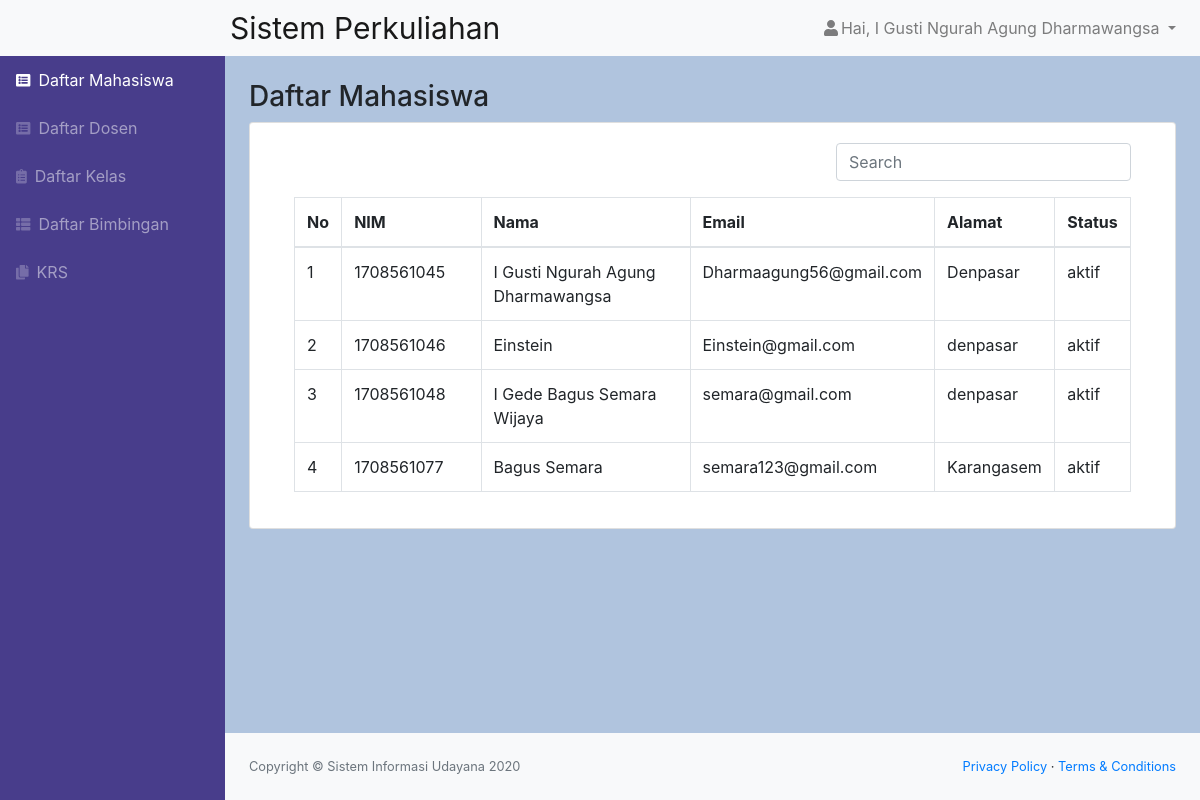
/mahasiswa.php (signed in), run on the app's committed database.
### tables this page shows
CREATE TABLE `mahasiswa` (
  `id_mahasiswa` int(11) NOT NULL,
  `role` char(1) NOT NULL,
  `nim` char(10) NOT NULL,
  `nama` varchar(50) NOT NULL,
  `email` varchar(50) NOT NULL,
  `alamat` varchar(50) NOT NULL,
  `tanggal_lahir` date NOT NULL,
  `status` varchar(20) NOT NULL,
  `password` varchar(300) NOT NULL
);

### mahasiswa.php (the view, shortened to what this page needs)
<?php
    include "function.php";
    $queryMahasiswa = mysqli_query($koneksi, "SELECT * FROM mahasiswa ORDER BY nim asc");
    $nama = $_SESSION['nama'];
    $role = $_SESSION['role'];
?>
<!DOCTYPE html>
<html lang="en">
    <head>
        <link href="css/styles.css" rel="stylesheet" />
        <link href="https://cdn.datatables.net/1.10.20/css/dataTables.bootstrap4.min.css" rel="stylesheet" />
    </head>
    <body class="sb-nav-fixed">
        <nav class="sb-topnav navbar navbar-expand navbar-light bg-light">
            <a class="navbar-brand" href="index.html" style="padding-left: 230px; font-size: 30px;">Sistem Perkuliahan</a>
            <ul class="navbar-nav ml-auto">
                <li class="nav-item dropdown">
                    <a class="nav-link dropdown-toggle" id="userDropdown" href="#" role="button" data-toggle="dropdown" aria-haspopup="true" aria-expanded="false"><i class="fas fa-user fa-fw"></i>Hai, <?= $nama; ?> </a>
                </li>
            </ul>
        </nav>
        <div id="layoutSidenav">
            <div id="layoutSidenav_nav">
                <nav class="sb-sidenav accordion sb-sidenav-dark" id="sidenavAccordion">
                    <div class="sb-sidenav-menu">
                        <div class="nav">
                            <a class="nav-link active" href="mahasiswa.php"
                                ><div class="sb-nav-link-icon"><i class="fas fa-list-alt"></i></div>
                                Daftar Mahasiswa</a
                            >
                            <a class="nav-link" href="dosen.php"
                                ><div class="sb-nav-link-icon"><i class="fas fa-list-alt"></i></div>
                                Daftar Dosen</a
                            >
                            <a class="nav-link" href="kelas.php"
                                ><div class="sb-nav-link-icon"><i class="fas fa-clipboard-list"></i></div>
                                Daftar Kelas</a
                            >
                            <a class="nav-link" href="bimbingan.php"
                                ><div class="sb-nav-link-icon"><i class="fas fa-th-list"></i></div>
                                Daftar Bimbingan</a
                            >
                            <?php if($role == "1") { ?>
                            <a class="nav-link" href="krs.php"
                                ><div class="sb-nav-link-icon"><i class="fas fa-copy"></i></div>
                                KRS</a>
                            <?php } ?>
                        </div>
                    </div>
                </nav>
            </div>
            <div id="layoutSidenav_content">
                <main>
                    <div class="container-fluid">
                        <h3 class="mt-4">Daftar Mahasiswa</h3>
                        <div class="card mb-4">
                            <div class="card-body">
                                <div class="table-responsive">
                                    <form action="" method="POST" >
                                        <input class="form-control col-sm-4 mb-3 ml-auto mr-4 keyword" type="text" placeholder="Search" aria-label="Search" name="keyword" autofocus autocomplete="off">
                                    </form>
                                    <div class="container">
                                        <table class="table table-bordered" id="dataTable" width="100%" cellspacing="0">
                                            <thead>
                                                <tr>
                                                    <th>No</th>
                                                    <th class="col-sm-2">NIM</th>
                                                    <th class="col-sm-3">Nama</th>
                                                    <th class="col-sm-3">Email</th>
                                                    <th>Alamat</th>
                                                    <th>Status</th>
                                                </tr>
                                            </thead>
                                            <?php $i=1;
                                            foreach ($queryMahasiswa as $data) : ?>
                                                <tr>
                                                    <td><?= $i++; ?></td>
                                                    <td><?= $data['nim']; ?></td>
                                                    <td><?= $data['nama']; ?></td>
                                                    <td><?= $data['email']; ?></td>
                                                    <td><?= $data['alamat']; ?></td>
                                                    <td><?= $data['status']; ?></td>
                                                </tr>
                                                <?php endforeach; ?>
                                        </table>
                                    </div>
                                </div>
                            </div>
                        </div>
                    </div>
                </main>
                <footer class="py-4 bg-light mt-auto">
                    <div class="container-fluid">
                        <div class="d-flex align-items-center justify-content-between small">
                            <div class="text-muted">Copyright &copy; Sistem Informasi Udayana 2020</div>
                            <div>
                                <a href="#">Privacy Policy</a>
                                &middot;
                                <a href="#">Terms &amp; Conditions</a>
                            </div>
                        </div>
                    </div>
                </footer>
            </div>
        </div>
    </body>
</html>

### data on the page
mahasiswa: nim "1708561045", nama "I Gusti Ngurah Agung Dharmawangsa", email "Dharmaagung56@gmail.com", alamat "Denpasar", status "aktif"
mahasiswa: nim "1708561046", nama "Einstein", email "Einstein@gmail.com", alamat "denpasar", status "aktif"
mahasiswa: nim "1708561048", nama "I Gede Bagus Semara Wijaya", email "semara@gmail.com", alamat "denpasar", status "aktif"
mahasiswa: nim "1708561077", nama "Bagus Semara", email "semara123@gmail.com", alamat "Karangasem", status "aktif"

### other printed values
$nama "I Gusti Ngurah Agung Dharmawangsa"
